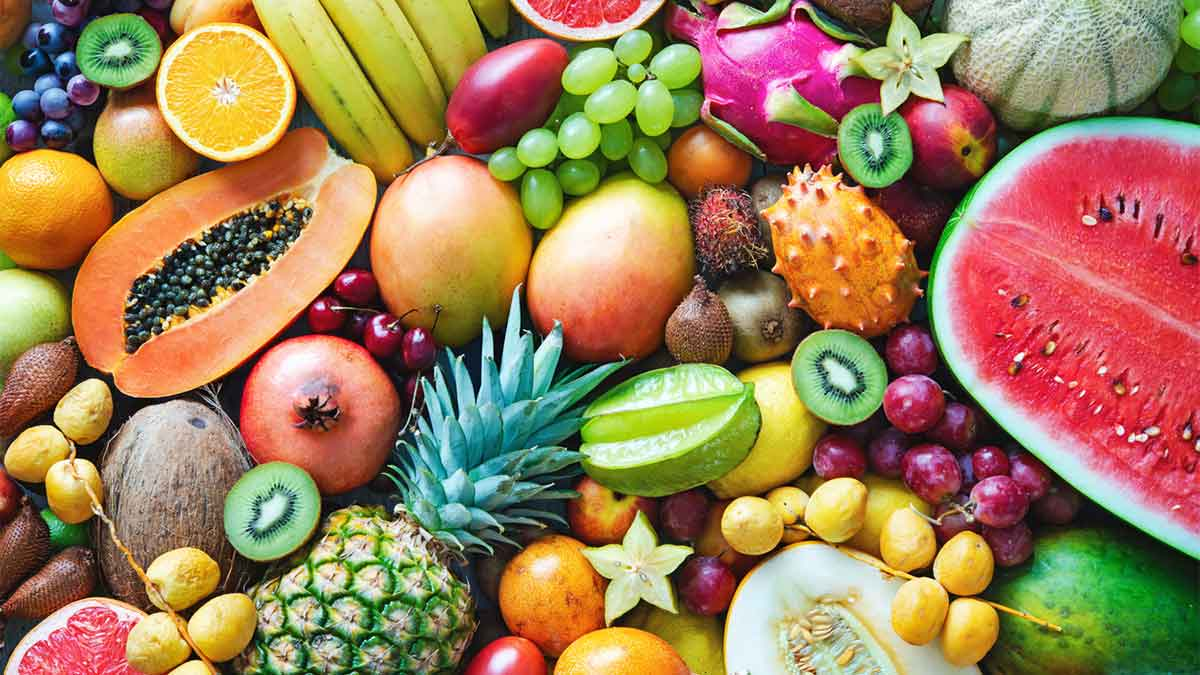
#> input picture img/frutas.jpg, 1200 x 675 px
$ python converteImagemColor.py
#> lines starting #> are read from the running program, lines starting #| are printed output that depends on the picture
## importando biblioteca
import cv2

#carregar imagem
img = cv2.imread("./img/frutas.jpg")
#> img is the input picture: shape (675, 1200, 3); mean B, G, R 87.8, 126.2, 157.6

##converter a imagem com o de cima para cinza
imgCinza = cv2.cvtColor(img, cv2.COLOR_RGB2GRAY)
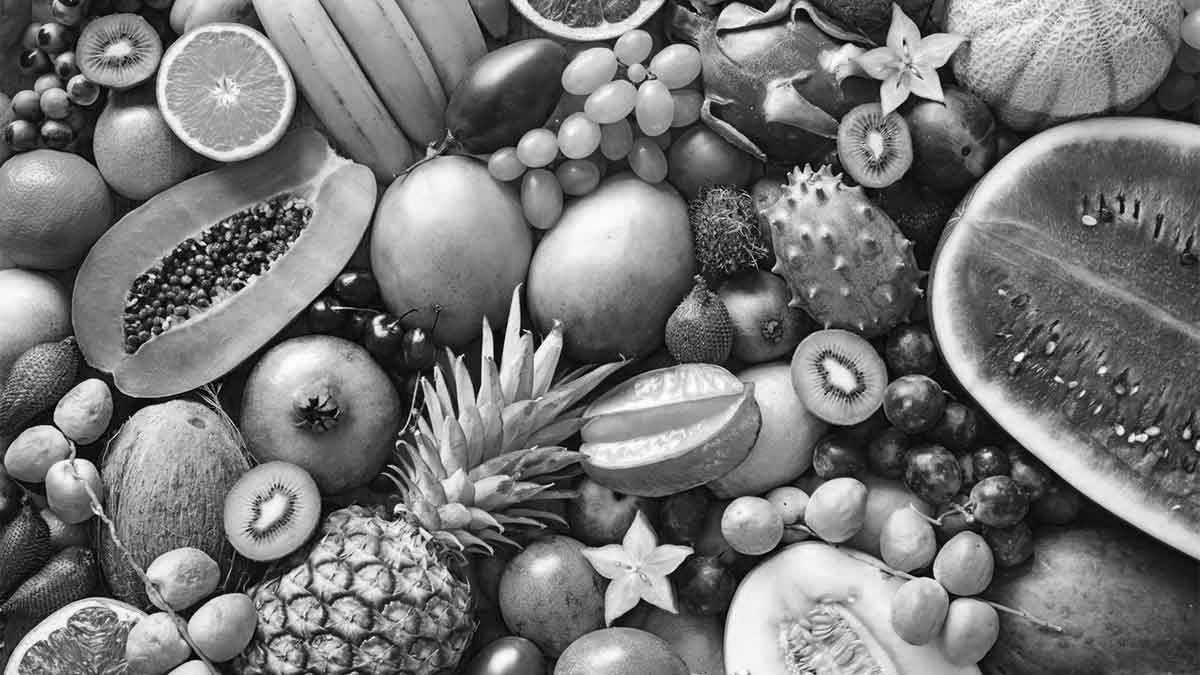
#> imgCinza: shape (675, 1200); min 0, max 255, mean 118.3

#3 Exibir imagem com a de cima cinza
cv2.imshow("Cinza", imgCinza)


## fechar o programa com qualquer tecla == 0
cv2.waitKey(0)
cv2.destroyAllWindows()

$ run again, with img/cachorro.jpg copied over img/frutas.jpg
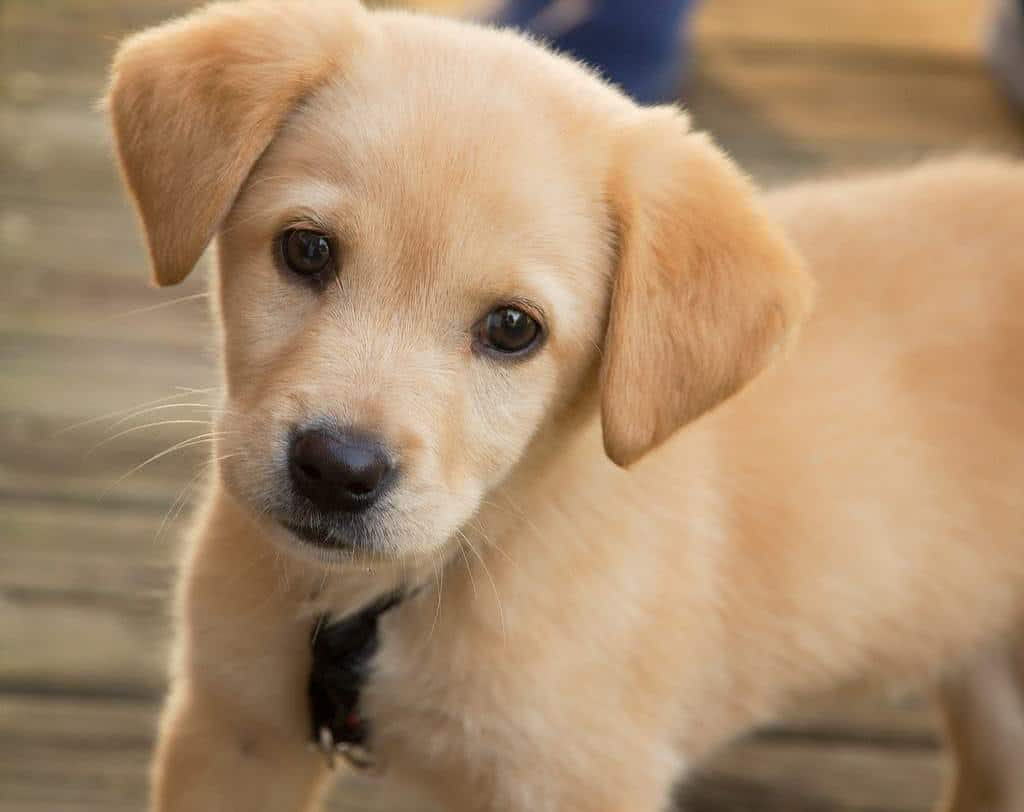
#> input picture img/cachorro.jpg, 1024 x 812 px
#> img is the input picture: shape (812, 1024, 3); mean B, G, R 109.1, 140.2, 170
#> `imgCinza = cv2.cvtColor(img, cv2.COLOR_RGB2GRAY)`:
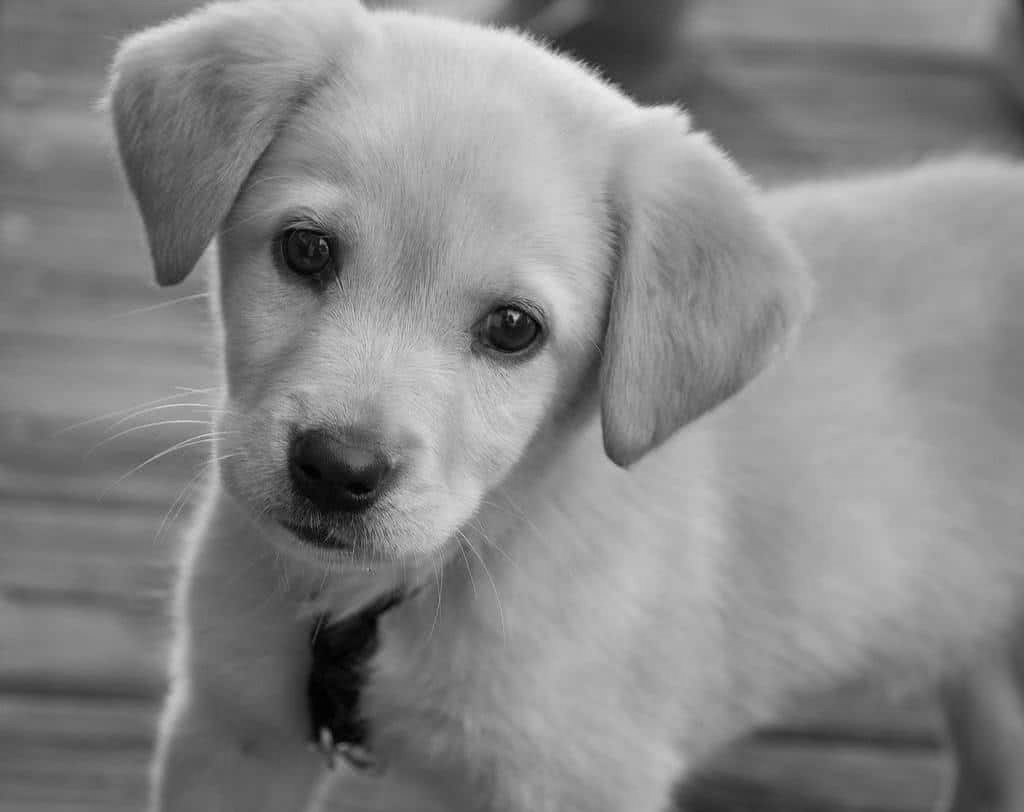
#> imgCinza: shape (812, 1024); min 0, max 242, mean 134.3
